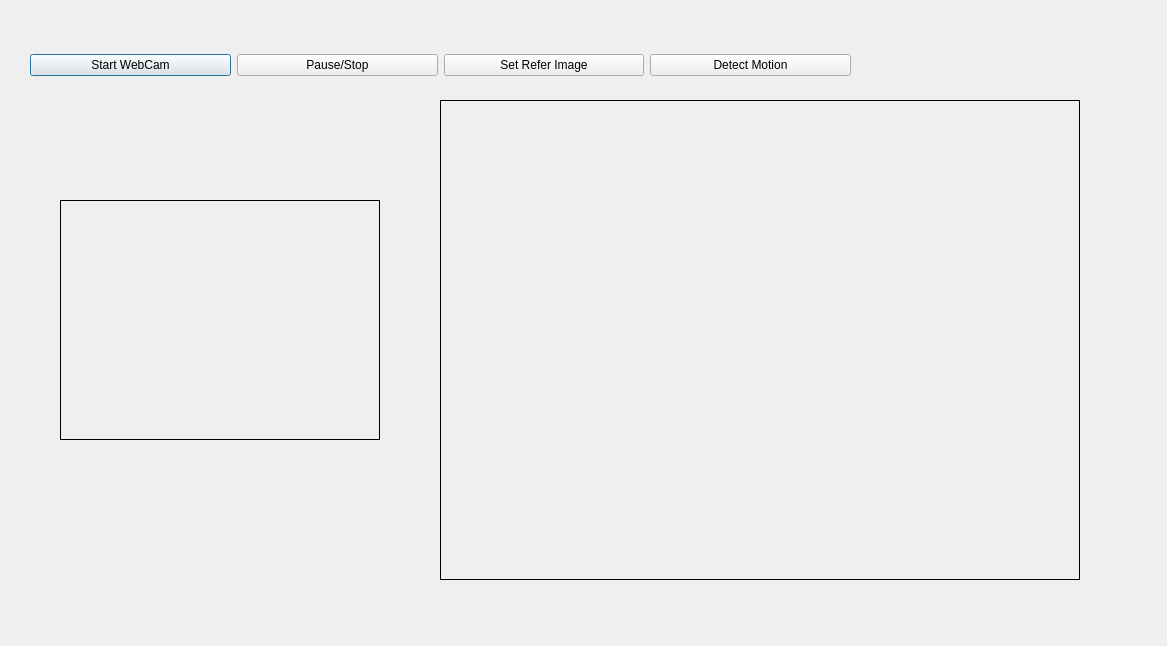
<?xml version="1.0" encoding="UTF-8"?>
<ui version="4.0">
 <class>Dialog</class>
 <widget class="QDialog" name="Dialog">
  <property name="geometry">
   <rect>
    <x>0</x>
    <y>0</y>
    <width>1167</width>
    <height>646</height>
   </rect>
  </property>
  <property name="windowTitle">
   <string>Dialog</string>
  </property>
  <widget class="QLabel" name="motionLabel">
   <property name="geometry">
    <rect>
     <x>60</x>
     <y>200</y>
     <width>320</width>
     <height>240</height>
    </rect>
   </property>
   <property name="frameShape">
    <enum>QFrame::Box</enum>
   </property>
   <property name="frameShadow">
    <enum>QFrame::Plain</enum>
   </property>
   <property name="text">
    <string/>
   </property>
  </widget>
  <widget class="QLabel" name="imgLabel">
   <property name="geometry">
    <rect>
     <x>440</x>
     <y>100</y>
     <width>640</width>
     <height>480</height>
    </rect>
   </property>
   <property name="frameShape">
    <enum>QFrame::Box</enum>
   </property>
   <property name="text">
    <string/>
   </property>
  </widget>
  <widget class="QWidget" name="layoutWidget">
   <property name="geometry">
    <rect>
     <x>30</x>
     <y>50</y>
     <width>821</width>
     <height>30</height>
    </rect>
   </property>
   <layout class="QHBoxLayout" name="horizontalLayout">
    <item>
     <widget class="QPushButton" name="startButton">
      <property name="text">
       <string>Start WebCam</string>
      </property>
     </widget>
    </item>
    <item>
     <widget class="QPushButton" name="stopButton">
      <property name="text">
       <string>Pause/Stop</string>
      </property>
     </widget>
    </item>
    <item>
     <widget class="QPushButton" name="setRImgButton">
      <property name="text">
       <string>Set Refer Image</string>
      </property>
     </widget>
    </item>
    <item>
     <widget class="QPushButton" name="motionButton">
      <property name="text">
       <string>Detect Motion</string>
      </property>
     </widget>
    </item>
   </layout>
  </widget>
 </widget>
 <resources/>
 <connections/>
</ui>
